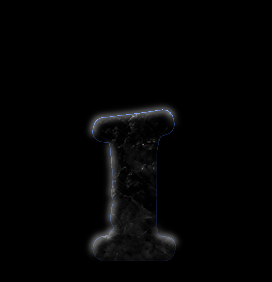
#> input picture coding/ttr_map_maker/assets/points_images/points_standard/1.png, 272 x 282 px, found by its file name
$ python convolution_filter.py
#> lines starting #> are read from the running program, lines starting #| are printed output that depends on the picture; after the words box and inside, x2 and y2 are one past the last pixel; in counts of white or black regions, pixels touching at a corner belong together
import cv2
import numpy as np
from PIL import Image

# Load an image
img = cv2.imread("assets/points_images/points_standard/1.png", cv2.IMREAD_UNCHANGED)
#> img is the input picture: shape (282, 272, 4); mean B, G, R, A 3.5, 3.4, 3.3, 26.4

# Extract the alpha channel
alpha_channel = img[:, :, 3]
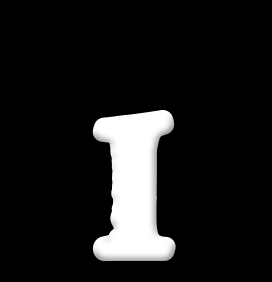
#> alpha_channel: shape (282, 272); min 0, max 255, mean 26.4

# Define a convolution kernel for detecting upward edges
kernel = np.array([[-1, -1, -.5],
                   [-.5,  -.1, .5],
                   [ .5,  1, 1]])

# Apply the kernel to the alpha channel using cv2.filter2D()
filtered_alpha = cv2.filter2D(alpha_channel, -1, kernel)
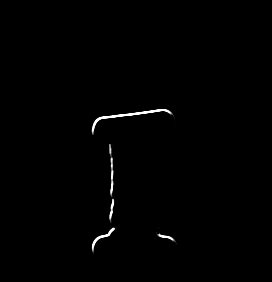
#> filtered_alpha: shape (282, 272); min 0, max 255, mean 1.6

# Create a mask that selects only the upward edges
mask = filtered_alpha.copy()
mask[mask <= 0] = 0
mask[mask > 0] = 255
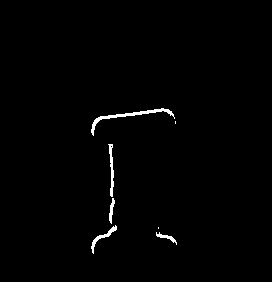
#> mask: shape (282, 272); 0.99% white; 7 white regions (2 under 20 px), largest, box (x1, y1, x2, y2) and area: (91, 108, 175, 136) 312, (108, 144, 114, 197) 151, (91, 225, 117, 254) 135, (109, 198, 115, 224) 77, (156, 232, 177, 245) 76

# Create a new image with the same size as the original image, with a white background
white_bg = Image.new('RGBA', (img.shape[1], img.shape[0]), (255, 255, 255, 255))
#> white_bg: PIL image 272x282 RGBA; every value is 255

# Create a new image with the mask as the alpha channel
edges = Image.fromarray(alpha_channel)
edges.putalpha(Image.fromarray(mask))
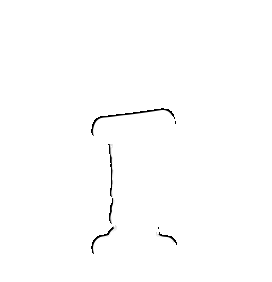
#> edges: PIL image 272x282 LA; mean R, G, B, A 26.4, 26.4, 26.4, 2.5; transparent parts drawn white

# Show the original image and the edges that point upwards side by side
Image.fromarray(img).show()
edges.show()

$ run again, with coding/ttr_map_maker/assets/points_images/points_standard/10.png copied over coding/ttr_map_maker/assets/points_images/points_standard/1.png
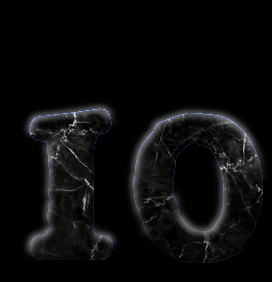
#> input picture coding/ttr_map_maker/assets/points_images/points_standard/10.png, 272 x 282 px, found by its file name
#> img is the input picture: shape (282, 272, 4); mean B, G, R, A 11, 10.6, 10.4, 64.8
#> `mask[mask > 0] = 255`:
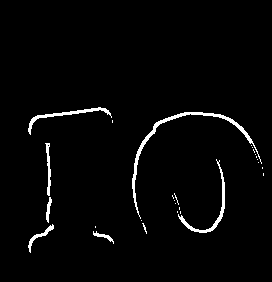
#> mask: shape (282, 272); 2.4% white; 27 white regions (20 under 20 px), largest, box (x1, y1, x2, y2) and area: (132, 112, 262, 219) 700, (178, 159, 225, 233) 347, (28, 107, 112, 135) 312
#> white_bg: PIL image 272x282 RGBA; every value is 255
#> `edges.putalpha(Image.fromarray(mask))`:
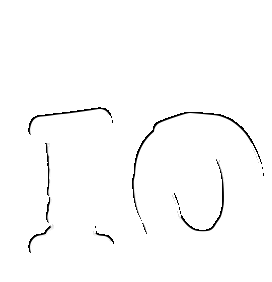
#> edges: PIL image 272x282 LA; mean R, G, B, A 64.8, 64.8, 64.8, 6.2; transparent parts drawn white

$ run again, with coding/ttr_map_maker/assets/points_images/points_standard/11.png copied over coding/ttr_map_maker/assets/points_images/points_standard/1.png
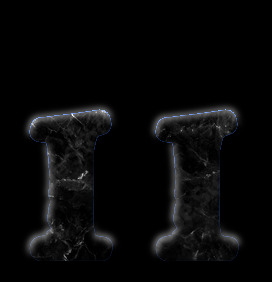
#> input picture coding/ttr_map_maker/assets/points_images/points_standard/11.png, 272 x 282 px, found by its file name
#> img is the input picture: shape (282, 272, 4); mean B, G, R, A 8.1, 7.8, 7.6, 52.8
#> `mask[mask > 0] = 255`:
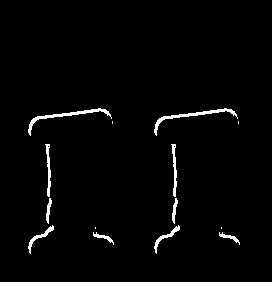
#> mask: shape (282, 272); 2% white; 14 white regions (4 under 20 px), largest, box (x1, y1, x2, y2) and area: (28, 108, 112, 136) 312, (154, 108, 238, 136) 312, (45, 144, 51, 197) 151
#> white_bg: PIL image 272x282 RGBA; every value is 255
#> `edges.putalpha(Image.fromarray(mask))`:
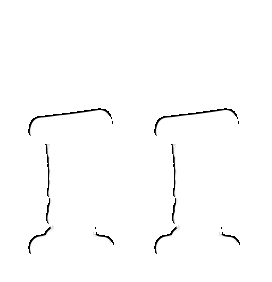
#> edges: PIL image 272x282 LA; mean R, G, B, A 52.8, 52.8, 52.8, 5; transparent parts drawn white

$ run again, with coding/ttr_map_maker/assets/points_images/points_standard/12.png copied over coding/ttr_map_maker/assets/points_images/points_standard/1.png
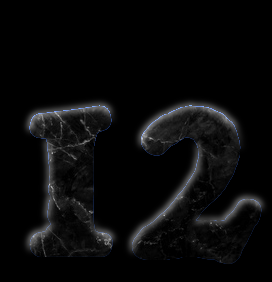
#> input picture coding/ttr_map_maker/assets/points_images/points_standard/12.png, 272 x 282 px, found by its file name
#> img is the input picture: shape (282, 272, 4); mean B, G, R, A 10, 9.6, 9.4, 61.1
#> `mask[mask > 0] = 255`:
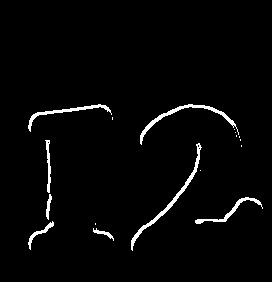
#> mask: shape (282, 272); 2.5% white; 17 white regions (9 under 20 px), largest, box (x1, y1, x2, y2) and area: (131, 143, 202, 251) 470, (140, 104, 239, 145) 425, (28, 104, 112, 132) 312
#> white_bg: PIL image 272x282 RGBA; every value is 255
#> `edges.putalpha(Image.fromarray(mask))`:
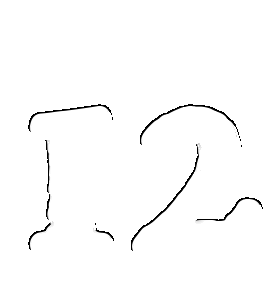
#> edges: PIL image 272x282 LA; mean R, G, B, A 61.1, 61.1, 61.1, 6.4; transparent parts drawn white
